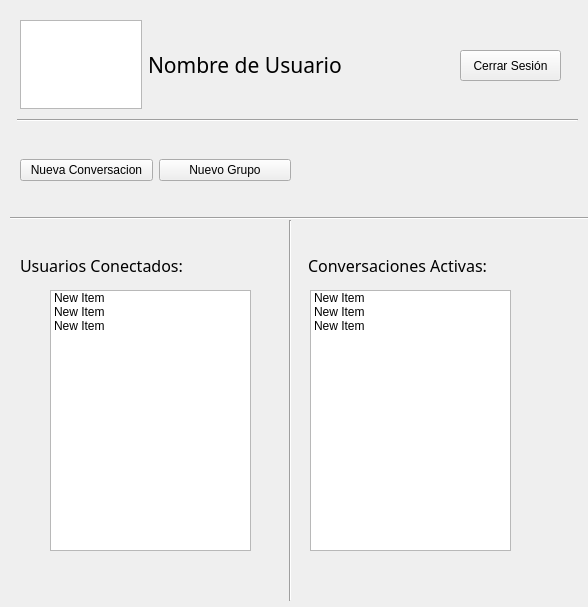
<?xml version="1.0" encoding="UTF-8"?>
<ui version="4.0">
 <class>Form</class>
 <widget class="QWidget" name="Form">
  <property name="geometry">
   <rect>
    <x>0</x>
    <y>0</y>
    <width>588</width>
    <height>607</height>
   </rect>
  </property>
  <property name="windowTitle">
   <string>Form</string>
  </property>
  <widget class="QWidget" name="horizontalLayoutWidget">
   <property name="geometry">
    <rect>
     <x>20</x>
     <y>20</y>
     <width>322</width>
     <height>89</height>
    </rect>
   </property>
   <layout class="QHBoxLayout" name="horizontalLayout">
    <item>
     <widget class="QGraphicsView" name="graphicsView"/>
    </item>
    <item>
     <widget class="QLabel" name="label">
      <property name="font">
       <font>
        <family>Berlin Sans FB</family>
        <pointsize>16</pointsize>
        <weight>50</weight>
        <bold>false</bold>
       </font>
      </property>
      <property name="text">
       <string>Nombre de Usuario</string>
      </property>
     </widget>
    </item>
   </layout>
  </widget>
  <widget class="QWidget" name="horizontalLayoutWidget_2">
   <property name="geometry">
    <rect>
     <x>20</x>
     <y>130</y>
     <width>271</width>
     <height>80</height>
    </rect>
   </property>
   <layout class="QHBoxLayout" name="horizontalLayout_2">
    <item>
     <widget class="QPushButton" name="pushButton_2">
      <property name="text">
       <string>Nueva Conversacion</string>
      </property>
     </widget>
    </item>
    <item>
     <widget class="QPushButton" name="pushButton">
      <property name="text">
       <string>Nuevo Grupo</string>
      </property>
     </widget>
    </item>
   </layout>
  </widget>
  <widget class="Line" name="line">
   <property name="geometry">
    <rect>
     <x>17</x>
     <y>110</y>
     <width>561</width>
     <height>20</height>
    </rect>
   </property>
   <property name="orientation">
    <enum>Qt::Horizontal</enum>
   </property>
  </widget>
  <widget class="QPushButton" name="pushButton_3">
   <property name="geometry">
    <rect>
     <x>460</x>
     <y>50</y>
     <width>101</width>
     <height>31</height>
    </rect>
   </property>
   <property name="text">
    <string>Cerrar Sesión</string>
   </property>
  </widget>
  <widget class="QWidget" name="horizontalLayoutWidget_3">
   <property name="geometry">
    <rect>
     <x>20</x>
     <y>220</y>
     <width>569</width>
     <height>91</height>
    </rect>
   </property>
   <layout class="QHBoxLayout" name="horizontalLayout_3">
    <item>
     <widget class="QLabel" name="label_3">
      <property name="font">
       <font>
        <family>Berlin Sans FB</family>
        <pointsize>12</pointsize>
       </font>
      </property>
      <property name="text">
       <string>Usuarios Conectados:</string>
      </property>
     </widget>
    </item>
    <item>
     <widget class="QLabel" name="label_2">
      <property name="font">
       <font>
        <family>Berlin Sans FB</family>
        <pointsize>12</pointsize>
       </font>
      </property>
      <property name="text">
       <string>Conversaciones Activas:</string>
      </property>
     </widget>
    </item>
   </layout>
  </widget>
  <widget class="QListWidget" name="listWidget_2">
   <property name="geometry">
    <rect>
     <x>310</x>
     <y>290</y>
     <width>201</width>
     <height>261</height>
    </rect>
   </property>
   <item>
    <property name="text">
     <string>New Item</string>
    </property>
   </item>
   <item>
    <property name="text">
     <string>New Item</string>
    </property>
   </item>
   <item>
    <property name="text">
     <string>New Item</string>
    </property>
   </item>
  </widget>
  <widget class="QListWidget" name="listWidget">
   <property name="geometry">
    <rect>
     <x>50</x>
     <y>290</y>
     <width>201</width>
     <height>261</height>
    </rect>
   </property>
   <property name="autoScroll">
    <bool>true</bool>
   </property>
   <item>
    <property name="text">
     <string>New Item</string>
    </property>
   </item>
   <item>
    <property name="text">
     <string>New Item</string>
    </property>
   </item>
   <item>
    <property name="text">
     <string>New Item</string>
    </property>
   </item>
  </widget>
  <widget class="Line" name="line_2">
   <property name="geometry">
    <rect>
     <x>10</x>
     <y>210</y>
     <width>581</width>
     <height>16</height>
    </rect>
   </property>
   <property name="orientation">
    <enum>Qt::Horizontal</enum>
   </property>
  </widget>
  <widget class="Line" name="line_3">
   <property name="geometry">
    <rect>
     <x>280</x>
     <y>220</y>
     <width>20</width>
     <height>381</height>
    </rect>
   </property>
   <property name="orientation">
    <enum>Qt::Vertical</enum>
   </property>
  </widget>
 </widget>
 <resources/>
 <connections/>
</ui>
